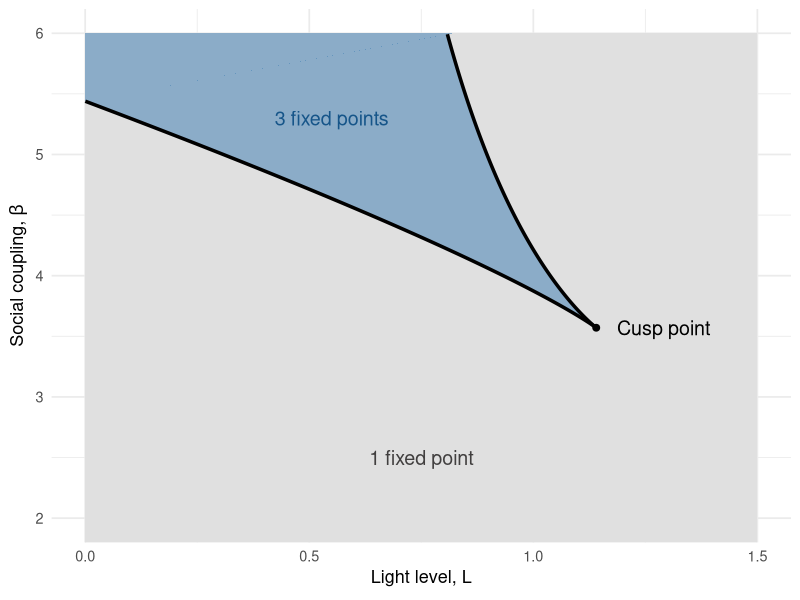
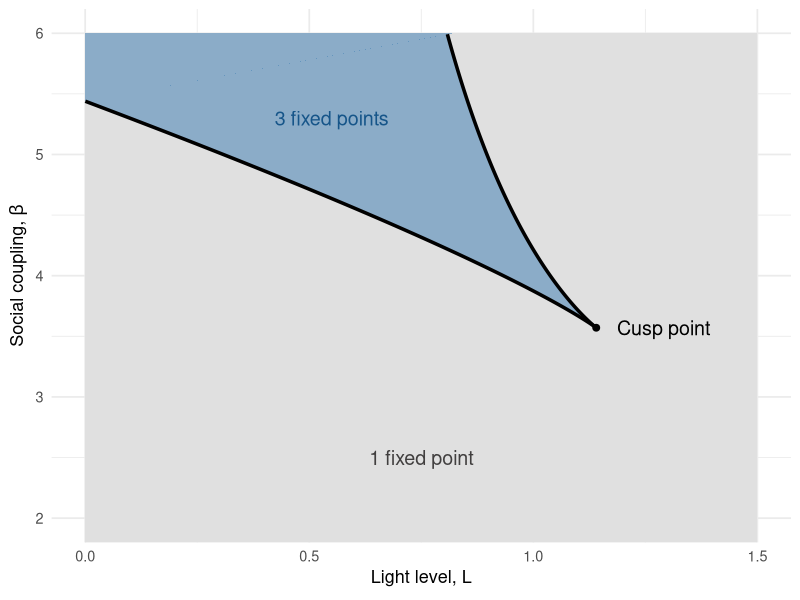

The R source for these figures, in order:
library(ggplot2)
library(dplyr)

# -------------------------------
# Parameters
# -------------------------------
alpha <- 1
shape <- 4
scale <- 0.8
L_max <- 1.5
beta_max <- 6

# -------------------------------
# Gamma PDF & CDF
# -------------------------------
f_gamma <- function(z) dgamma(z, shape = shape, scale = scale)
F_gamma <- function(z) pgamma(z, shape = shape, scale = scale)

# -------------------------------
# Fold curve
# -------------------------------
beta_of_z <- function(z) 1 / f_gamma(z)
L_of_z <- function(z) (z - F_gamma(z)/f_gamma(z)) / alpha

# Generate fold curve
z_vals <- seq(0.05, 10, length.out = 8000)
curve <- data.frame(
  z = z_vals,
  L = L_of_z(z_vals),
  beta = beta_of_z(z_vals)
) |> filter(L >= 0, L <= L_max, beta >= 0, beta <= beta_max)

# Split at cusp
z_c <- (shape - 1) * scale
lower_branch <- curve |> filter(z <= z_c) |> arrange(L)
upper_branch <- curve |> filter(z >= z_c) |> arrange(desc(L))

# -------------------------------
# Bistable polygon (between folds)
# -------------------------------
bistable_poly <- bind_rows(
  lower_branch,
  upper_branch
)

# -------------------------------
# Top-left triangle to fill region above fold at L=0
# -------------------------------
upper_L0 <- upper_branch[which.min(upper_branch$L), ]
L_top <- approx(upper_branch$beta, upper_branch$L, xout = beta_max)$y

top_left_triangle <- data.frame(
  L = c(0, 0, 0.8221, 0),
  beta = c(beta_max, upper_L0$beta, beta_max, beta_max)
)

# -------------------------------
# Cusp point coordinates
# -------------------------------
L_cusp <- L_of_z(z_c)
beta_cusp <- beta_of_z(z_c)

# -------------------------------
# Plot
# -------------------------------
ggplot() +
  # background: 1 fixed point
  geom_rect(aes(xmin = 0, xmax = L_max, ymin = 0, ymax = beta_max), fill = "grey88") +
  
  # bistable region between folds
  geom_polygon(data = bistable_poly, aes(L, beta), fill = "steelblue", alpha = 0.55) +
  
  # top-left triangle
  geom_polygon(data = top_left_triangle, aes(L, beta), fill = "steelblue", alpha = 0.55) +
  
  # fold curves
  geom_path(data = lower_branch, aes(L, beta), colour = "black", linewidth = 1.2) +
  geom_path(data = upper_branch, aes(L, beta), colour = "black", linewidth = 1.2) +
  
  # labels
  annotate("text", x = 1.5/2, y = 2.5, label = "1 fixed point", size = 5, colour="#413f3f") +
  annotate("text", x = 0.55, y = 5.3, label = "3 fixed points", colour = "#165589", alpha = 1, size = 5) +
  
  # 2 fixed points label with arrow pointing to curve
  #annotate("text", x = 0.5, y = 4.6, label = "2 fixed points", angle = -28, size = 5) +
  #annotate("text", x = 0.95, y = 4.9, label = "2 fixed points", angle = -72, size = 5) +
  
  # cusp point
  geom_point(aes(x = L_cusp, y = beta_cusp), colour = "black", size = 2) +
  annotate("text", x = L_cusp + 0.15, y = beta_cusp, 
           label = "Cusp point", colour = "black", size = 5) +
  
  # axes
  coord_cartesian(xlim = c(0, L_max), ylim = c(2, beta_max)) +
  labs(x = expression("Light level, " * L), y = expression("Social coupling, " * beta)) +
  theme_minimal(base_size = 13)


ggsave("Figure 2/analytic_number_of_fps.pdf", width = 7, height = 7)
